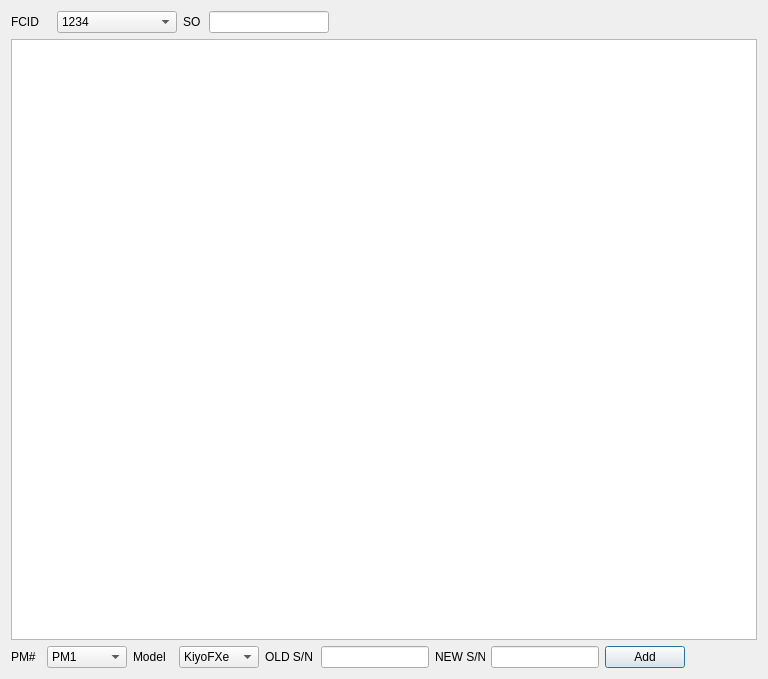
<?xml version="1.0" encoding="UTF-8"?>
<ui version="4.0">
 <class>Dialog</class>
 <widget class="QDialog" name="Dialog">
  <property name="geometry">
   <rect>
    <x>0</x>
    <y>0</y>
    <width>768</width>
    <height>679</height>
   </rect>
  </property>
  <property name="windowTitle">
   <string>Serial Number</string>
  </property>
  <layout class="QVBoxLayout" name="verticalLayout">
   <item>
    <layout class="QHBoxLayout" name="horizontalLayout">
     <item>
      <widget class="QLabel" name="label_2">
       <property name="minimumSize">
        <size>
         <width>40</width>
         <height>0</height>
        </size>
       </property>
       <property name="maximumSize">
        <size>
         <width>30</width>
         <height>16777215</height>
        </size>
       </property>
       <property name="text">
        <string>FCID</string>
       </property>
      </widget>
     </item>
     <item>
      <widget class="QComboBox" name="cbx_fid">
       <property name="minimumSize">
        <size>
         <width>120</width>
         <height>0</height>
        </size>
       </property>
       <item>
        <property name="text">
         <string>1234</string>
        </property>
       </item>
      </widget>
     </item>
     <item>
      <widget class="QLabel" name="label">
       <property name="minimumSize">
        <size>
         <width>20</width>
         <height>0</height>
        </size>
       </property>
       <property name="maximumSize">
        <size>
         <width>20</width>
         <height>16777215</height>
        </size>
       </property>
       <property name="text">
        <string>SO</string>
       </property>
      </widget>
     </item>
     <item>
      <widget class="QLineEdit" name="edit_so">
       <property name="enabled">
        <bool>true</bool>
       </property>
       <property name="minimumSize">
        <size>
         <width>120</width>
         <height>0</height>
        </size>
       </property>
       <property name="maximumSize">
        <size>
         <width>120</width>
         <height>16777215</height>
        </size>
       </property>
       <property name="text">
        <string/>
       </property>
       <property name="readOnly">
        <bool>true</bool>
       </property>
      </widget>
     </item>
     <item>
      <spacer name="horizontalSpacer_3">
       <property name="orientation">
        <enum>Qt::Horizontal</enum>
       </property>
       <property name="sizeHint" stdset="0">
        <size>
         <width>40</width>
         <height>20</height>
        </size>
       </property>
      </spacer>
     </item>
    </layout>
   </item>
   <item>
    <widget class="QTableView" name="tableView"/>
   </item>
   <item>
    <layout class="QHBoxLayout" name="horizontalLayout_6">
     <item>
      <widget class="QLabel" name="label_3">
       <property name="minimumSize">
        <size>
         <width>30</width>
         <height>0</height>
        </size>
       </property>
       <property name="maximumSize">
        <size>
         <width>30</width>
         <height>16777215</height>
        </size>
       </property>
       <property name="text">
        <string>PM#</string>
       </property>
      </widget>
     </item>
     <item>
      <widget class="QComboBox" name="cbx_pm">
       <property name="minimumSize">
        <size>
         <width>80</width>
         <height>0</height>
        </size>
       </property>
       <property name="maximumSize">
        <size>
         <width>80</width>
         <height>16777215</height>
        </size>
       </property>
       <item>
        <property name="text">
         <string>PM1</string>
        </property>
       </item>
       <item>
        <property name="text">
         <string>PM2</string>
        </property>
       </item>
       <item>
        <property name="text">
         <string>PM3</string>
        </property>
       </item>
       <item>
        <property name="text">
         <string>PM4</string>
        </property>
       </item>
       <item>
        <property name="text">
         <string>PM5</string>
        </property>
       </item>
       <item>
        <property name="text">
         <string>PM6</string>
        </property>
       </item>
      </widget>
     </item>
     <item>
      <widget class="QLabel" name="label_6">
       <property name="minimumSize">
        <size>
         <width>40</width>
         <height>0</height>
        </size>
       </property>
       <property name="maximumSize">
        <size>
         <width>40</width>
         <height>16777215</height>
        </size>
       </property>
       <property name="text">
        <string>Model</string>
       </property>
      </widget>
     </item>
     <item>
      <widget class="QComboBox" name="cbx_model">
       <property name="minimumSize">
        <size>
         <width>80</width>
         <height>0</height>
        </size>
       </property>
       <property name="maximumSize">
        <size>
         <width>120</width>
         <height>16777215</height>
        </size>
       </property>
       <item>
        <property name="text">
         <string>KiyoFXe</string>
        </property>
       </item>
      </widget>
     </item>
     <item>
      <widget class="QLabel" name="label_4">
       <property name="minimumSize">
        <size>
         <width>50</width>
         <height>0</height>
        </size>
       </property>
       <property name="maximumSize">
        <size>
         <width>50</width>
         <height>16777215</height>
        </size>
       </property>
       <property name="text">
        <string>OLD S/N</string>
       </property>
      </widget>
     </item>
     <item>
      <widget class="QLineEdit" name="edit_old_sn">
       <property name="maximumSize">
        <size>
         <width>120</width>
         <height>16777215</height>
        </size>
       </property>
      </widget>
     </item>
     <item>
      <widget class="QLabel" name="label_5">
       <property name="minimumSize">
        <size>
         <width>50</width>
         <height>0</height>
        </size>
       </property>
       <property name="maximumSize">
        <size>
         <width>50</width>
         <height>16777215</height>
        </size>
       </property>
       <property name="text">
        <string>NEW S/N</string>
       </property>
      </widget>
     </item>
     <item>
      <widget class="QLineEdit" name="edit_new_sn">
       <property name="maximumSize">
        <size>
         <width>120</width>
         <height>16777215</height>
        </size>
       </property>
      </widget>
     </item>
     <item>
      <widget class="QPushButton" name="btn_add">
       <property name="text">
        <string>Add</string>
       </property>
      </widget>
     </item>
     <item>
      <spacer name="horizontalSpacer_5">
       <property name="orientation">
        <enum>Qt::Horizontal</enum>
       </property>
       <property name="sizeHint" stdset="0">
        <size>
         <width>40</width>
         <height>20</height>
        </size>
       </property>
      </spacer>
     </item>
    </layout>
   </item>
  </layout>
 </widget>
 <resources/>
 <connections/>
</ui>
